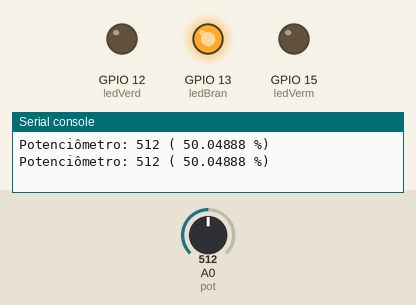
This program was run on a simulated ESP8266 board running MicroPython. Shown: output pins drawn as LEDs (lit = HIGH), the last lines printed to the serial console. The inputs (shaded band) are chosen by the test bench; at power-on: A0 (pot) = 512 (analog values on the 0–1023 scale).

Above: at 1.2 s.
1.3 s: A0 (pot) set to 666
3.2 s: A0 (pot) set to 696
At 5.2 s:
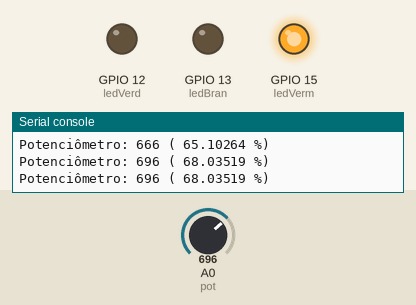
5.5 s: A0 (pot) set to 306
At 6.8 s:
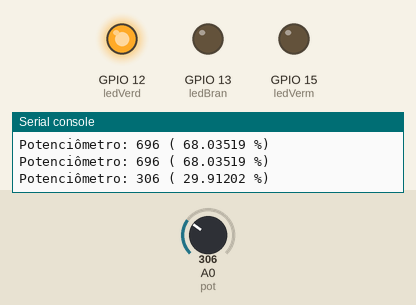
7.5 s: A0 (pot) set to 325
9.2 s: A0 (pot) set to 356
At 11.1 s:
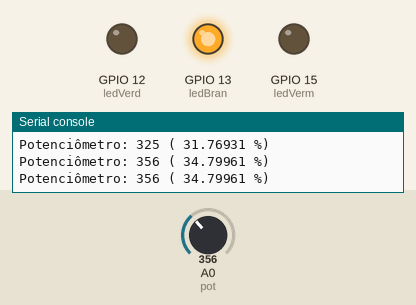
11.5 s: A0 (pot) set to 122
At 12.6 s:
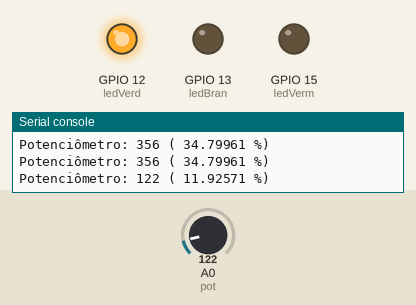
Timing chart, 0 to 14.5 s (numbered marks = the images above; inputs shaded):
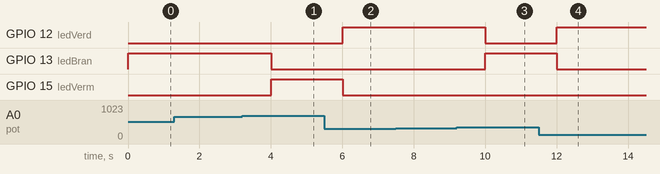

The program:

08_ADC_pot_leds.py
```python
#
# Oficina de Computação Física
# Prof. Peter Jandl Jr
#
# 08_ADC_pot_leds.py
# Leitura analógica de um potenciômetro, com exibição numa
# escala de leds.
#
from machine import Pin, ADC
from time import sleep

# potenciômetro conectado ao pino 1 (ADC0)
pot = ADC(0)
# saidas conectadas aos leds externos
ledVerd = Pin(12, Pin.OUT)
ledBran = Pin(13, Pin.OUT)
ledVerm = Pin(15, Pin.OUT)

def escala(verde, branco, vermelho):
    ledVerd.value(verde)
    ledBran.value(branco)
    ledVerm.value(vermelho)

try:
    while True:
        valor = pot.read()
        valor_p = 100 * (valor / 1023)
        print('Potenciômetro:', valor, '(', valor_p, '%)')
        if valor_p < 33.33:
            escala(1, 0, 0)
        elif valor_p < 66.67:
            escala(0, 1, 0)
        else:
            escala(0, 0, 1)
        sleep(1.0)
except KeyboardInterrupt:
    print('Programa finalizado')
```

Measured:
- the behaviour switches between 682 and 683 on A0 (pot) (found by bisection; images 0 and 1)
- the behaviour switches between 340 and 341 on A0 (pot) (found by bisection; images 2 and 3)
- after the input at 3.2 s, GPIO 13 (ledBran): HIGH → LOW after 0.80 s; GPIO 15 (ledVerm): LOW → HIGH after 0.80 s
- after the input at 5.5 s, GPIO 12 (ledVerd): LOW → HIGH after 0.50 s; GPIO 15 (ledVerm): HIGH → LOW after 0.50 s
- after the input at 9.2 s, GPIO 12 (ledVerd): HIGH → LOW after 0.81 s; GPIO 13 (ledBran): LOW → HIGH after 0.81 s
- after the input at 11.5 s, GPIO 12 (ledVerd): LOW → HIGH after 0.51 s; GPIO 13 (ledBran): HIGH → LOW after 0.51 s
